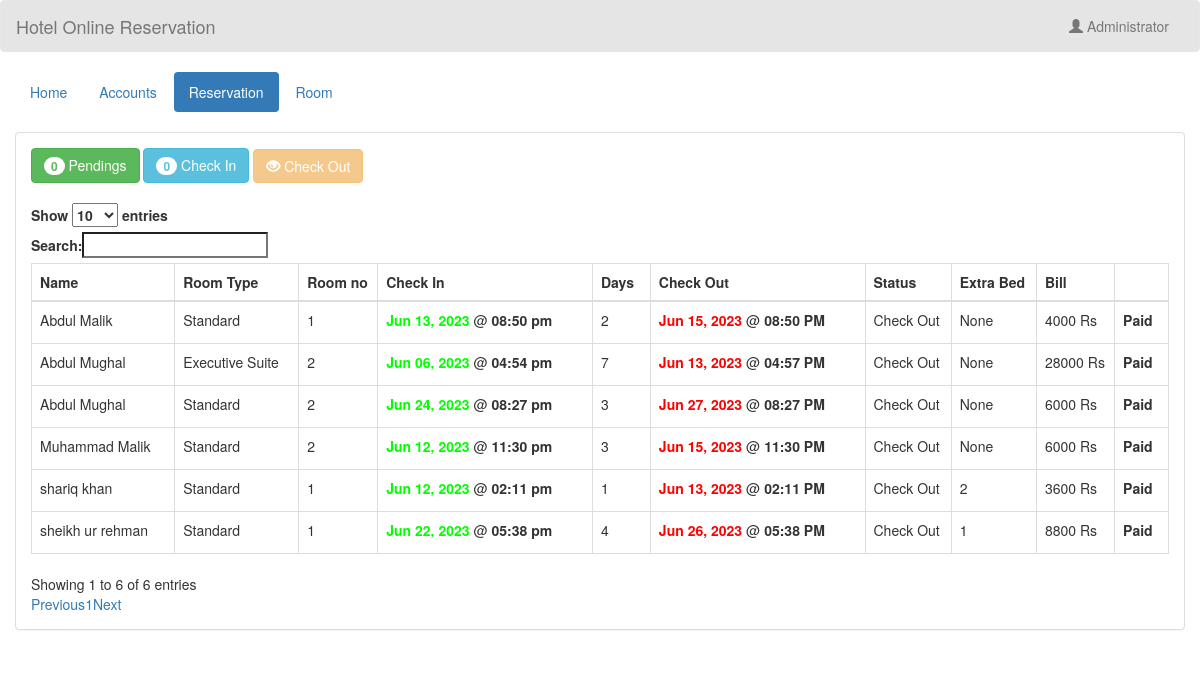
The page /admin/checkout.php (signed in) on the database its author committed.
### tables this page shows
CREATE TABLE IF NOT EXISTS `transaction` (
  `transaction_id` int(11) NOT NULL,
  `guest_id` int(11) NOT NULL,
  `room_id` int(11) NOT NULL,
  `room_no` int(5) NOT NULL,
  `extra_bed` int(11) NOT NULL,
  `status` varchar(20) NOT NULL,
  `days` int(2) NOT NULL,
  `checkin` date NOT NULL,
  `checkin_time` time NOT NULL,
  `checkout` date NOT NULL,
  `checkout_time` time NOT NULL,
  `bill` varchar(10) NOT NULL
);

CREATE TABLE IF NOT EXISTS `guest` (
  `guest_id` int(11) NOT NULL,
  `firstname` varchar(50) NOT NULL,
  `middlename` varchar(30) NOT NULL,
  `lastname` varchar(40) NOT NULL,
  `address` varchar(50) NOT NULL,
  `contactno` varchar(13) NOT NULL
);

CREATE TABLE IF NOT EXISTS `room` (
  `room_id` int(11) NOT NULL,
  `room_type` varchar(50) NOT NULL,
  `price` varchar(11) NOT NULL,
  `photo` varchar(100) NOT NULL
);

### admin/name.php (called while the page is built)
<?php
	require 'connect.php';
	$query = $conn->query("SELECT * FROM `admin` WHERE `admin_id` = '$_SESSION[admin_id]'") or die(mysqli_error());
	$fetch = $query->fetch_array();
	$name = $fetch['name'];
?>

### admin/checkout.php (the view, shortened to what this page needs)
<!DOCTYPE html>
<?php
	require 'name.php';
?>
<html lang = "en">
	<head>
		<link rel = "stylesheet" type = "text/css" href = "../css/bootstrap.css " />
		<link rel = "stylesheet" type = "text/css" href = "../css/style.css" />
	</head>
<body>
	<nav style = "background-color:rgba(0, 0, 0, 0.1);" class = "navbar navbar-default">
		<div  class = "container-fluid">
			<div class = "navbar-header">
				<a class = "navbar-brand" >Hotel Online Reservation</a>
			</div>
			<ul class = "nav navbar-nav pull-right ">
				<li class = "dropdown">
					<a class="dropdown-toggle" data-toggle="dropdown" role="button" aria-haspopup="true" aria-expanded="false"><i class = "glyphicon glyphicon-user"></i> <?php echo $name;?></a>
				</li>
			</ul>
		</div>
	</nav>
	<div class = "container-fluid">
		<ul class = "nav nav-pills">
			<li><a href = "home.php">Home</a></li>
			<li><a href = "account.php">Accounts</a></li>
			<li class = "active"><a href = "reserve.php">Reservation</a></li>
			<li><a href = "room.php">Room</a></li>
		</ul>
	</div>
	<br />
	<div class = "container-fluid">
		<div class = "panel panel-default">
			<?php
				$q_p = $conn->query("SELECT COUNT(*) as total FROM `transaction` WHERE `status` = 'Pending'") or die(mysqli_error());
				$f_p = $q_p->fetch_array();
				$q_ci = $conn->query("SELECT COUNT(*) as total FROM `transaction` WHERE `status` = 'Check In'") or die(mysqli_error());
				$f_ci = $q_ci->fetch_array();
			?>
			<div class = "panel-body">
				<a class = "btn btn-success" href = "reserve.php"><span class = "badge"><?php echo $f_p['total']?></span> Pendings</a>
				<a class = "btn btn-info" href = "checkin.php"><span class = "badge"><?php echo $f_ci['total']?></span> Check In</a>
				<a class = "btn btn-warning disabled"><i class = "glyphicon glyphicon-eye-open"></i> Check Out</a>
				<br />
				<br />
				<table id = "table" class = "table table-bordered">
					<thead>
						<tr>
							<th>Name</th>
							<th>Room Type</th>
							<th>Room no</th>
							<th>Check In</th>
							<th>Days</th>
							<th>Check Out</th>
							<th>Status</th>
							<th>Extra Bed</th>
							<th>Bill</th>
							<th></th>
						</tr>
					</thead>
					<tbody>
						<?php
							$query = $conn->query("SELECT * FROM `transaction` NATURAL JOIN `guest` NATURAL JOIN `room` WHERE `status` = 'Check Out'") or die(mysqli_query());
							while($fetch = $query->fetch_array()){
						?>
						<tr>
							<td><?php echo $fetch['firstname']." ".$fetch['lastname']?></td>
							<td><?php echo $fetch['room_type']?></td>
							<td><?php echo $fetch['room_no']?></td>
							<td><?php echo "<label style = 'color:#00ff00;'>".date("M d, Y", strtotime($fetch['checkin']))."</label>"." @ "."<label>".date("h:i a", strtotime($fetch['checkin_time']))."</label>"?></td>
							<td><?php echo $fetch['days']?></td>
							<td><?php echo "<label style = 'color:#ff0000;'>".date("M d, Y", strtotime($fetch['checkin']."+".$fetch['days']."DAYS"))."</label>"." @ "."<label>".date("h:i A", strtotime($fetch['checkout_time']))."</label>"?></td>
							<td><?php echo $fetch['status']?></td>
							<td><?php if($fetch['extra_bed'] == "0"){ echo "None";}else{echo $fetch['extra_bed'];}?></td>
							<td><?php echo $fetch['bill']." Rs"?></td>
							<td><label class = "">Paid</label></td>
						</tr>
						<?php
							}
						?>
					</tbody>
				</table>
			</div>
		</div>
	</div>
	<br />
	<br />
</body>
</html>

### rows shown on the page
transaction: guest.firstname "Abdul", guest.lastname "Mughal", room.room_type "Executive Suite", room_no "2", checkin "Jun 06, 2023", checkin_time "04:54 pm", days "7", checkin+days "Jun 13, 2023", checkout_time "04:57 PM", status "Check Out", extra_bed "None", bill "28000"
transaction: guest.firstname "Abdul", guest.lastname "Malik", room.room_type "Standard", room_no "1", checkin "Jun 13, 2023", checkin_time "08:50 pm", days "2", checkin+days "Jun 15, 2023", checkout_time "08:50 PM", status "Check Out", extra_bed "None", bill "4000"
transaction: guest.firstname "Muhammad", guest.lastname "Malik", room.room_type "Standard", room_no "2", checkin "Jun 12, 2023", checkin_time "11:30 pm", days "3", checkin+days "Jun 15, 2023", checkout_time "11:30 PM", status "Check Out", extra_bed "None", bill "6000"
transaction: guest.firstname "shariq", guest.lastname "khan", room.room_type "Standard", room_no "1", checkin "Jun 12, 2023", checkin_time "02:11 pm", days "1", checkin+days "Jun 13, 2023", checkout_time "02:11 PM", status "Check Out", extra_bed "2", bill "3600"
transaction: guest.firstname "Abdul", guest.lastname "Mughal", room.room_type "Standard", room_no "2", checkin "Jun 24, 2023", checkin_time "08:27 pm", days "3", checkin+days "Jun 27, 2023", checkout_time "08:27 PM", status "Check Out", extra_bed "None", bill "6000"
transaction: guest.firstname "sheikh", guest.lastname "ur rehman", room.room_type "Standard", room_no "1", checkin "Jun 22, 2023", checkin_time "05:38 pm", days "4", checkin+days "Jun 26, 2023", checkout_time "05:38 PM", status "Check Out", extra_bed "1", bill "8800"

### other values the page prints
$name "Administrator"
$f_p['total'] "0"
$f_ci['total'] "0"
